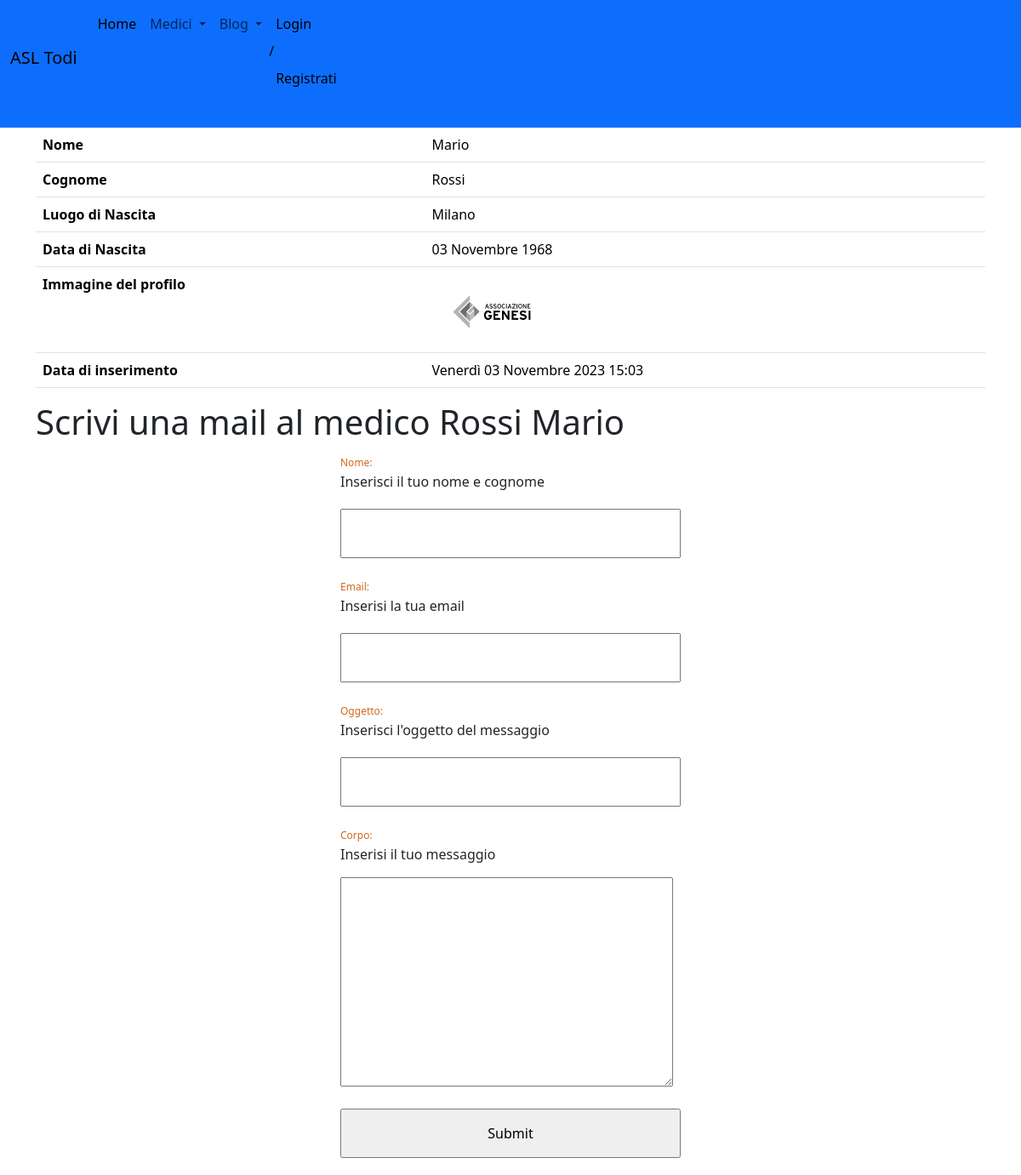
Page /medico/1/mario-rossi on the committed database.
### main/models.py (models this page shows, shortened)
class Medici(models.Model):
    slug = models.SlugField(max_length=200, default="")
    nome = models.CharField(max_length=150)
    cognome = models.CharField(max_length=150)
    lugo_nascita = models.CharField('Luogo di Nascita',max_length=150)
    data_nascita = models.DateField('Data di Nascita')
    email = models.EmailField(blank=True, null=True, default="")
    img_medico = models.ImageField("Immagine del profilo", null=True, blank=True, upload_to="mediciimg/", default="mediciimg/no_img.png")
    data_inserimento = models.DateTimeField(default=timezone.now)
    def __str__(self):
        return f"{self.cognome} {self.nome}"
    class Meta:
        verbose_name_plural = "Medici" #Gestisco il  nome al plurale della tabella

### main/views.py (the view)
# urls.py: path('medico/<int:medico_id>/<slug:medico>', views.medico, name='medico'),
def medico(request, medico_id, medico):
    medico = get_object_or_404(Medici, id=medico_id, slug=medico)
    send = False
    form = EmailMedicoForm(request.POST)
    if form.is_valid():
        cd = form.cleaned_data #Prendo i dati puliti che hanno passato la validazione
        subject = f"{cd['nome']} ti raccomanda di leggere il messaggio con titolo: {cd['oggetto']}"
        message = cd['corpo']
        sender = cd['email']
        send_mail(subject, message,sender,['reciver@exemple.com'])
        send = True
        form = EmailMedicoForm() #Serve per resettare i campi del form
    else:
        form = EmailMedicoForm()
    return render(request, 'main/medico.html', {'medico': medico, 'form':form, 'send':send})

### main/forms.py
class EmailMedicoForm(forms.Form):
    nome = forms.CharField(max_length=100,help_text="Inserisci il tuo nome e cognome")
    email = forms.EmailField(help_text="Inserisi la tua email")
    oggetto = forms.CharField(max_length=150,help_text="Inserisci l'oggetto del messaggio")
    corpo = forms.CharField(required=False, help_text="Inserisi il tuo messaggio", widget=forms.Textarea)

### main/templates/main/medico.html (shortened to what this page needs)
{% extends "base.html" %}
{% block contenuto %}
<table class="table table-hover">
<tr>
    <td><b>Nome</b></td>
    <td>{{medico.nome}}</td>
</tr>
<tr>
    <td><b>Cognome</b></td>
    <td>{{medico.cognome}}</td>
</tr>
<tr>
    <td><b>Luogo di Nascita</b></td>
    <td>{{medico.lugo_nascita}}</td>
</tr>
<tr>
    <td><b>Data di Nascita</b></td>
    <td>{{medico.data_nascita}}</td>
</tr>
<tr>
    <td><b>Immagine del profilo</b></td>
    <td><img src="{{medico.img_medico.url}}" width="150"></td>
</tr>
<tr>
    <td><b>Data di inserimento</b></td>
    <td>{{medico.data_inserimento}}</td>
</tr>
</table>
<h1>Scrivi una mail al medico {{ medico }}</h1>
<form method="post">
    {{ form.as_div }}
    <input type="submit">
</form>
{% endblock contenuto %}

### main/templates/base.html (shortened to what this page needs)
<!DOCTYPE html>
<html lang="it">
<head>
    <link href="https://cdn.jsdelivr.net/npm/bootstrap@5.3.2/dist/css/bootstrap.min.css" rel="stylesheet"
>
</head>
<body>
    <nav class="navbar navbar-expand-lg bg-primary text-bg-light">
        <div class="container-fluid">
            <a class="navbar-brand" href="#">ASL Todi</a>
            <div class="collapse navbar-collapse" id="navbarNav">
                <ul class="navbar-nav">
                    <li class="nav-item">
                        <a class="nav-link active" aria-current="page" href="{% url "index" %}">Home</a>
                    </li>
                    <li class="nav-item dropdown">
                        <a class="nav-link dropdown-toggle" href="#" role="button" data-bs-toggle="dropdown" aria-expanded="false">
                          Medici
                        </a>
                      </li>
                    <li class="nav-item dropdown">
                        <a class="nav-link dropdown-toggle" href="#" role="button" data-bs-toggle="dropdown" aria-expanded="false">
                          Blog
                        </a>
                      </li>
                      {% if request.user.is_authenticated %}
                      <li class="nav-item">
                        Ciao {{ request.user.username }} - <a class="nav-link active" aria-current="page" href="{% url "logout" %}">LogOut</a>
                      </li>
                      {% else %}
                      <li class="nav-item">
                        <a class="nav-link active" aria-current="page" href="{% url "login" %}">Login</a>/<a class="nav-link active" aria-current="page" href="{% url "register" %}">Registrati</a>
                    </li>
                      {% endif %}
                </ul>
            </div>
        </div>
    </nav>
    <div class="container">
        {% block contenuto %}{% endblock contenuto %}
    </div>
</body>
</html>

### rows in the picture
Medici: nome "Mario", cognome "Rossi", lugo_nascita "Milano", data_nascita "03 Novembre 1968", img_medico (picture), data_inserimento "Venerdì 03 Novembre 2023 15:03", cognome+nome "Rossi Mario"
